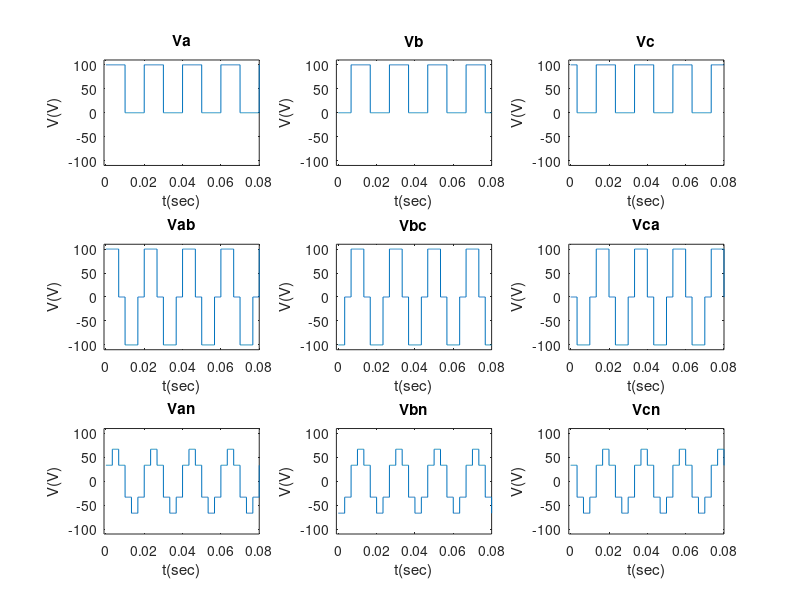
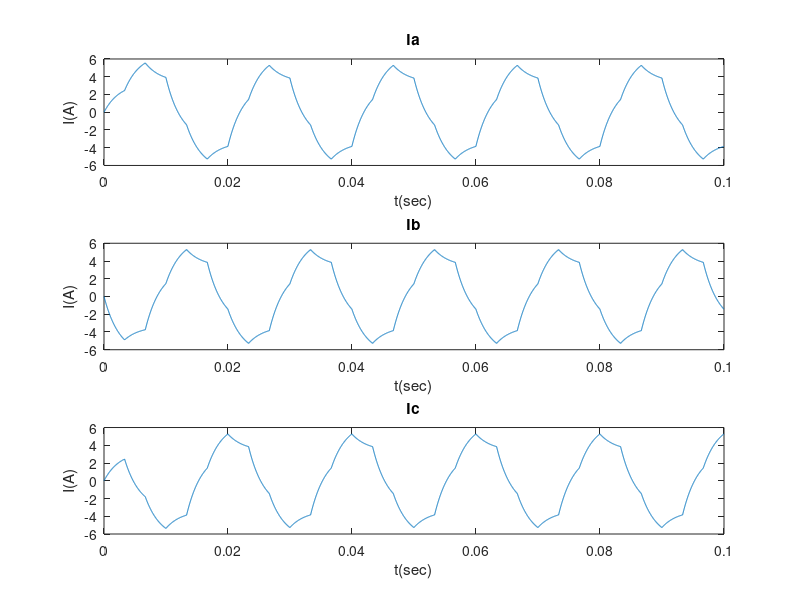
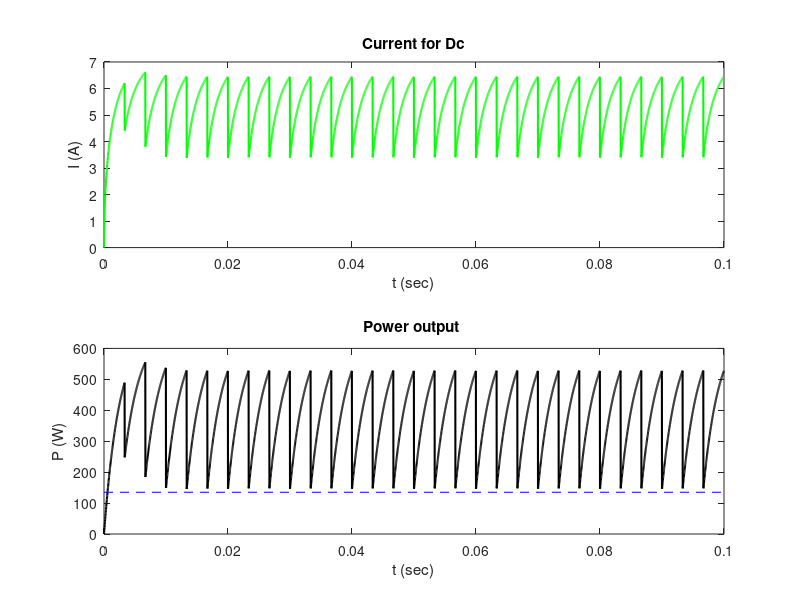
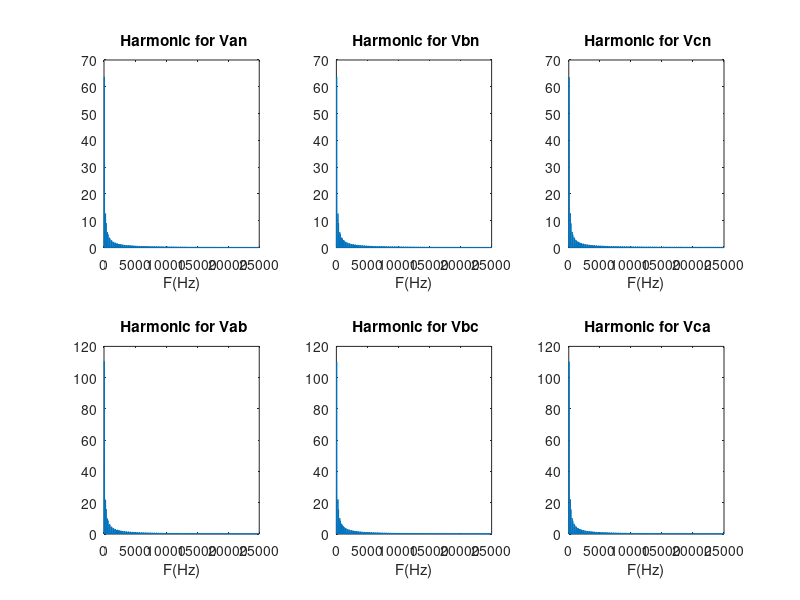

These figures' MATLAB source, in order:
clear all;
close all;
clc;
pkg load signal;

V_dc = 100;
R = 10;
L = 0.025;
f = 50;
T = 1/f;

dt = 2*10^(-5);
t = 0:dt:5*T-dt;

Va = zeros(length(t),1);
Vb = zeros(length(t),1);
Vc = zeros(length(t),1);

Ia = zeros(length(t),1);
Ib = zeros(length(t),1);
Ic = zeros(length(t),1);

Vab = zeros(length(t),1);
Vbc = zeros(length(t),1);
Vca = zeros(length(t),1);

Van = zeros(length(t),1);
Vbn = zeros(length(t),1);
Vcn = zeros(length(t),1);

for i = 1:1:length(t)
  mymod=mod(t(i),T);
  checking=T/6;
if mymod >= 0 && mymod< checking
   Va(i) = V_dc;
   Vb(i) = 0;
   Vc(i) = V_dc;
elseif mymod>= checking  && mymod< 2*checking
   Va(i) = V_dc;
   Vb(i) = 0;
   Vc(i) = 0;
elseif mymod>= 2*checking && mymod< 3*checking
   Va(i) = V_dc;
   Vb(i) = V_dc;
   Vc(i) = 0;
elseif mymod>= 3*checking && mymod< 4*checking
   Va(i) = 0;
   Vb(i) = V_dc;
   Vc(i) = 0;
elseif mymod>= 4*checking && mymod< 5*checking
   Va(i) = 0;
   Vb(i) = V_dc;
   Vc(i) = V_dc;
elseif mymod>= 5*checking  && mymod< T
   Va(i) = 0;
   Vb(i) = 0;
   Vc(i) = V_dc;
end

    Vab(i) = Va(i) - Vb(i);
    Vbc(i) = Vb(i) - Vc(i);
    Vca(i) = Vc(i) - Va(i);

    Van(i) = (Vab(i)-Vca(i))/3;
    Vbn(i) = (Vbc(i)-Vab(i))/3;
    Vcn(i) = (Vca(i)-Vbc(i))/3;

     if i > 1
        Ia(i)=L/(R*dt+L)*Ia(i-1) + dt/(R*dt+L)*Van(i);
        Ib(i)=L/(R*dt+L)*Ib(i-1) + dt/(R*dt+L)*Vbn(i);
        Ic(i)=L/(R*dt+L)*Ic(i-1) + dt/(R*dt+L)*Vcn(i);
     end

end

figure
% Signal names
signals = {'Va', 'Vb', 'Vc', 'Vab', 'Vbc', 'Vca', 'Van', 'Vbn', 'Vcn'};
for i = 1:length(signals)
    subplot(3, 3, i)
    plot(t, eval(signals{i}))
    ylim([-110 110])
    xlim([-0.001 0.08])
    ylabel('V(V)')
    xlabel('t(sec)')
    title(signals{i})
end
figure
% Signal names
signals = {'Ia', 'Ib', 'Ic'};
for i = 1:length(signals)
    subplot(3, 1, i)
    plot(t, eval(signals{i}))
    ylabel('I(A)')
    xlabel('t(sec)')
    title(signals{i})
end
% Calculate RMS values
Van_rms = rms(Van(1:1000));
Ia_rms = rms(Ia(1:1000));
Vbn_rms = rms(Vbn(1:1000));
Ib_rms = rms(Ib(1:1000));
Vcn_rms = rms(Vcn(1:1000));
Ic_rms = rms(Ic(1:1000));
% Calculate power output
poutput = Ia .* Van + Ib .* Vbn + Ic .* Vcn;
% Calculate apparent power
S = Van_rms * Ia_rms; % Any phase can be used
% Calculate power input
P_in = (Ia_rms .* Ia_rms) * R * ones(1000, 1); % 1000 samples per period : T/dt = 1000
% Calculate DC current
idc = sqrt(poutput / (sqrt(R^2 + (2 * pi * f * L)^2)));
figure;
subplot(2,1,1)
plot(t, idc,'g', 'LineWidth', 1.5);
ylabel('I (A)');
title('Current for Dc');
xlabel('t (sec)');
subplot(2,1,2)
plot(t, poutput,'black', 'LineWidth', 1.5);
title('Power output ');
ylabel('P (W)');
xlabel('t (sec)');
% Add a horizontal line at y = 390.21
yValue = 135;
xLimits = xlim;  % Get the x-axis limits
line(xLimits, [yValue, yValue], 'Color', 'blue', 'LineStyle', '--');

%% power factor
powerfactor = P_in(1)/S
%%All the harmonics
NFFT = 1000 ;
frequency = (1/dt)/2*linspace(0,1,NFFT/2+1);
harmonics_signals = {Van, Vbn, Vcn, Vab, Vbc, Vca};
harmonics_titles = {'Van', 'Vbn', 'Vcn', 'Vab', 'Vbc', 'Vca'};
figure;
for i = 1:numel(harmonics_signals)
    signal = harmonics_signals{i};
    title_text = [' Harmonic for ' harmonics_titles{i}];

    Vharm = fft(signal, NFFT) / 1000;

    subplot(2, 3, i);
    plot(frequency, 2*abs(Vharm(1:NFFT/2+1)));
    title(title_text);
    xlabel('F(Hz)');
end



